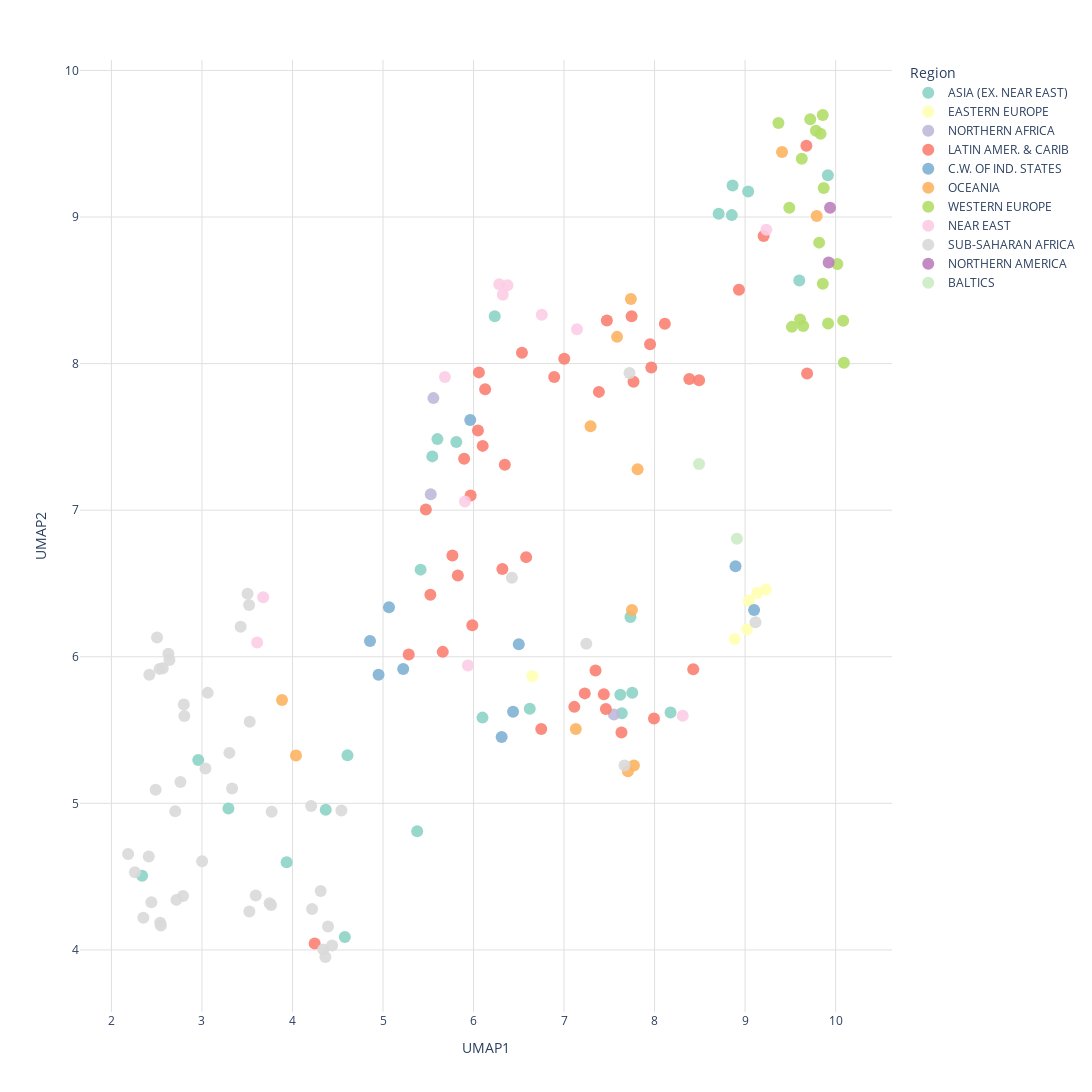

Notebook source saved alongside this figure:
### Code cell
import plotly.express as px


fig = px.scatter(umap_df,x="UMAP1",y="UMAP2",color="region",hover_name="country",color_discrete_sequence=px.colors.qualitative.Set3,width=1500,height=1200)

fig.update_traces(marker=dict(size=12, opacity=0.9))

fig.update_layout(plot_bgcolor="white",paper_bgcolor="white",xaxis=dict(showgrid=True, gridcolor="#e0e0e0"),yaxis=dict(showgrid=True, gridcolor="#e0e0e0"),legend_title_text="Region")

fig.show()

### Figure 1 — Plotly figure (JSON) as saved in the notebook; plotly's stock layout.template omitted (floating-point values rounded to 4 significant figures)
{"data": [{"hovertemplate": "<b>%{hovertext}</b><br><br>region=ASIA (EX. NEAR EAST)<br>UMAP1=%{x}<br>UMAP2=%{y}<extra></extra>", "hovertext": ["Afghanistan", "Bangladesh", "Bhutan", "Brunei", "Burma", "Cambodia", "China", "Hong Kong", "India", "Indonesia", "Iran", "Japan", "Korea. North", "Korea. South", "Laos", "Macau", "Malaysia", "Maldives", "Mongolia", "Pakistan", "Philippines", "Singapore", "Sri Lanka", "Taiwan", "Thailand", "Vietnam"], "legendgroup": "ASIA (EX. NEAR EAST)", "marker": {"color": "rgb(141,211,199)", "opacity": 0.9, "size": 12, "symbol": "circle"}, "mode": "markers", "name": "ASIA (EX. NEAR EAST)", "orientation": "v", "showlegend": true, "type": "scatter", "x": [2.339, 4.578, 2.959, 6.234, 4.608, 4.367, 5.81, 8.853, 5.378, 5.545, 5.601, 9.914, 6.099, 9.034, 3.292, 8.708, 7.638, 7.733, 5.415, 3.935, 7.753, 8.862, 7.622, 9.599, 8.177, 6.621], "xaxis": "x", "y": [4.506, 4.088, 5.295, 8.323, 5.327, 4.956, 7.465, 9.013, 4.809, 7.367, 7.485, 9.285, 5.585, 9.174, 4.965, 9.022, 5.614, 6.272, 6.594, 4.598, 5.754, 9.216, 5.74, 8.566, 5.62, 5.646], "yaxis": "y"}, {"hovertemplate": "<b>%{hovertext}</b><br><br>region=EASTERN EUROPE<br>UMAP1=%{x}<br>UMAP2=%{y}<extra></extra>", "hovertext": ["Albania", "Bulgaria", "Czech Republic", "Hungary", "Poland", "Romania"], "legendgroup": "EASTERN EUROPE", "marker": {"color": "rgb(255,255,179)", "opacity": 0.9, "size": 12, "symbol": "circle"}, "mode": "markers", "name": "EASTERN EUROPE", "orientation": "v", "showlegend": true, "type": "scatter", "x": [6.649, 9.04, 9.133, 9.229, 9.023, 8.885], "xaxis": "x", "y": [5.867, 6.382, 6.435, 6.458, 6.185, 6.122], "yaxis": "y"}, {"hovertemplate": "<b>%{hovertext}</b><br><br>region=NORTHERN AFRICA<br>UMAP1=%{x}<br>UMAP2=%{y}<extra></extra>", "hovertext": ["Algeria", "Egypt", "Tunisia"], "legendgroup": "NORTHERN AFRICA", "marker": {"color": "rgb(190,186,218)", "opacity": 0.9, "size": 12, "symbol": "circle"}, "mode": "markers", "name": "NORTHERN AFRICA", "orientation": "v", "showlegend": true, "type": "scatter", "x": [5.557, 5.527, 7.551], "xaxis": "x", "y": [7.764, 7.108, 5.606], "yaxis": "y"}, {"hovertemplate": "<b>%{hovertext}</b><br><br>region=LATIN AMER. & CARIB<br>UMAP1=%{x}<br>UMAP2=%{y}<extra></extra>", "hovertext": ["Anguilla", "Antigua & Barbuda", "Argentina", "Aruba", "Bahamas. The", "Barbados", "Belize", "Bolivia", "Brazil", "British Virgin Is.", "Cayman Islands", "Chile", "Colombia", "Costa Rica", "Cuba", "Dominica", "Dominican Republic", "Ecuador", "El Salvador", "French Guiana", "Grenada", "Guadeloupe", "Guatemala", "Guyana", "Haiti", "Honduras", "Jamaica", "Martinique", "Mexico", "Netherlands Antilles", "Nicaragua", "Panama", "Paraguay", "Peru", "Puerto Rico", "Saint Kitts & Nevis", "Saint Lucia", "Saint Vincent and the Grenadines", "Suriname", "Trinidad & Tobago", "Uruguay", "Venezuela"], "legendgroup": "LATIN AMER. & CARIB", "marker": {"color": "rgb(251,128,114)", "opacity": 0.9, "size": 12, "symbol": "circle"}, "mode": "markers", "name": "LATIN AMER. & CARIB", "orientation": "v", "showlegend": true, "type": "scatter", "x": [7.747, 8.384, 6.128, 9.677, 7.95, 9.685, 5.767, 5.473, 6.049, 8.932, 9.205, 6.06, 5.897, 7.002, 8.427, 7.114, 7.634, 6.581, 7.994, 7.473, 7.348, 7.767, 5.66, 5.284, 4.245, 5.827, 7.229, 8.114, 6.346, 7.964, 5.987, 7.385, 5.523, 5.968, 6.535, 8.492, 7.439, 7.462, 6.319, 6.748, 6.891, 6.101], "xaxis": "x", "y": [8.322, 7.895, 7.824, 9.486, 8.132, 7.932, 6.69, 7.004, 7.543, 8.504, 8.87, 7.94, 7.35, 8.033, 5.915, 5.658, 5.483, 6.68, 5.58, 8.294, 5.906, 7.875, 6.033, 6.015, 4.043, 6.554, 5.75, 8.271, 7.31, 7.973, 6.215, 7.807, 6.424, 7.1, 8.074, 7.886, 5.744, 5.644, 6.599, 5.506, 7.909, 7.439], "yaxis": "y"}, {"hovertemplate": "<b>%{hovertext}</b><br><br>region=C.W. OF IND. STATES<br>UMAP1=%{x}<br>UMAP2=%{y}<extra></extra>", "hovertext": ["Armenia", "Azerbaijan", "Belarus", "Georgia", "Kazakhstan", "Kyrgyzstan", "Tajikistan", "Turkmenistan", "Ukraine", "Uzbekistan"], "legendgroup": "C.W. OF IND. STATES", "marker": {"color": "rgb(128,177,211)", "opacity": 0.9, "size": 12, "symbol": "circle"}, "mode": "markers", "name": "C.W. OF IND. STATES", "orientation": "v", "showlegend": true, "type": "scatter", "x": [6.437, 6.311, 8.894, 6.5, 5.964, 5.223, 4.856, 5.066, 9.099, 4.951], "xaxis": "x", "y": [5.624, 5.453, 6.617, 6.085, 7.614, 5.917, 6.108, 6.338, 6.319, 5.878], "yaxis": "y"}, {"hovertemplate": "<b>%{hovertext}</b><br><br>region=OCEANIA<br>UMAP1=%{x}<br>UMAP2=%{y}<extra></extra>", "hovertext": ["Australia", "Fiji", "French Polynesia", "Marshall Islands", "Micronesia. Fed. St.", "New Caledonia", "New Zealand", "Palau", "Papua New Guinea", "Samoa", "Tonga", "Vanuatu"], "legendgroup": "OCEANIA", "marker": {"color": "rgb(253,180,98)", "opacity": 0.9, "size": 12, "symbol": "circle"}, "mode": "markers", "name": "OCEANIA", "orientation": "v", "showlegend": true, "type": "scatter", "x": [9.791, 7.293, 7.738, 7.706, 7.75, 7.586, 9.408, 7.813, 3.885, 7.13, 7.772, 4.039], "xaxis": "x", "y": [9.007, 7.572, 8.441, 5.218, 6.319, 8.182, 9.444, 7.278, 5.705, 5.507, 5.258, 5.327], "yaxis": "y"}, {"hovertemplate": "<b>%{hovertext}</b><br><br>region=WESTERN EUROPE<br>UMAP1=%{x}<br>UMAP2=%{y}<extra></extra>", "hovertext": ["Austria", "Belgium", "Denmark", "Finland", "France", "Germany", "Greece", "Iceland", "Ireland", "Liechtenstein", "Netherlands", "Norway", "Portugal", "Spain", "Sweden", "Switzerland", "United Kingdom"], "legendgroup": "WESTERN EUROPE", "marker": {"color": "rgb(179,222,105)", "opacity": 0.9, "size": 12, "symbol": "circle"}, "mode": "markers", "name": "WESTERN EUROPE", "orientation": "v", "showlegend": true, "type": "scatter", "x": [9.868, 9.818, 10.09, 9.782, 9.917, 10.08, 9.607, 9.626, 9.368, 9.489, 9.858, 9.858, 9.517, 9.642, 9.834, 9.72, 10.02], "xaxis": "x", "y": [9.198, 8.825, 8.006, 9.588, 8.273, 8.292, 8.301, 9.397, 9.641, 9.062, 8.544, 9.695, 8.25, 8.256, 9.567, 9.667, 8.679], "yaxis": "y"}, {"hovertemplate": "<b>%{hovertext}</b><br><br>region=NEAR EAST<br>UMAP1=%{x}<br>UMAP2=%{y}<extra></extra>", "hovertext": ["Bahrain", "Iraq", "Israel", "Jordan", "Kuwait", "Oman", "Qatar", "Saudi Arabia", "Syria", "Turkey", "United Arab Emirates", "Yemen"], "legendgroup": "NEAR EAST", "marker": {"color": "rgb(252,205,229)", "opacity": 0.9, "size": 12, "symbol": "circle"}, "mode": "markers", "name": "NEAR EAST", "orientation": "v", "showlegend": true, "type": "scatter", "x": [6.754, 3.676, 9.235, 7.143, 6.375, 5.905, 6.284, 5.684, 5.939, 8.311, 6.324, 3.61], "xaxis": "x", "y": [8.333, 6.406, 8.913, 8.234, 8.535, 7.059, 8.541, 7.908, 5.94, 5.597, 8.469, 6.098], "yaxis": "y"}, {"hovertemplate": "<b>%{hovertext}</b><br><br>region=SUB-SAHARAN AFRICA<br>UMAP1=%{x}<br>UMAP2=%{y}<extra></extra>", "hovertext": ["Benin", "Botswana", "Burkina Faso", "Burundi", "Cameroon", "Cape Verde", "Central African Rep.", "Chad", "Comoros", "Congo. Dem. Rep.", "Congo. Repub. of the", "Cote d'Ivoire", "Djibouti", "Equatorial Guinea", "Eritrea", "Ethiopia", "Gabon", "Gambia. The", "Ghana", "Guinea", "Guinea-Bissau", "Kenya", "Lesotho", "Liberia", "Madagascar", "Malawi", "Mali", "Mauritania", "Mauritius", "Mozambique", "Namibia", "Niger", "Nigeria", "Reunion", "Rwanda", "Sao Tome & Principe", "Senegal", "Seychelles", "Sierra Leone", "Somalia", "South Africa", "Sudan", "Swaziland", "Togo", "Uganda", "Zambia", "Zimbabwe"], "legendgroup": "SUB-SAHARAN AFRICA", "marker": {"color": "rgb(217,217,217)", "opacity": 0.9, "size": 12, "symbol": "circle"}, "mode": "markers", "name": "SUB-SAHARAN AFRICA", "orientation": "v", "showlegend": true, "type": "scatter", "x": [3.594, 2.504, 3.002, 4.341, 4.207, 6.424, 2.539, 2.705, 4.363, 2.791, 3.427, 3.764, 2.806, 3.504, 3.528, 2.718, 3.521, 3.747, 4.541, 2.762, 2.546, 3.063, 2.566, 2.441, 3.303, 3.523, 2.26, 3.038, 9.115, 2.489, 2.629, 2.412, 4.311, 7.723, 4.393, 7.668, 3.77, 7.246, 2.184, 2.353, 2.419, 3.333, 2.532, 4.437, 4.216, 2.8, 2.641], "xaxis": "x", "y": [4.371, 6.132, 4.604, 4.003, 4.981, 6.54, 4.186, 4.946, 3.952, 4.368, 6.204, 4.306, 5.596, 6.43, 5.556, 4.341, 6.353, 4.318, 4.951, 5.146, 4.166, 5.754, 5.921, 4.326, 5.344, 4.262, 4.529, 5.237, 6.235, 5.093, 6.021, 4.637, 4.401, 7.935, 4.16, 5.257, 4.943, 6.089, 4.654, 4.22, 5.877, 5.102, 5.917, 4.03, 4.279, 5.674, 5.979], "yaxis": "y"}, {"hovertemplate": "<b>%{hovertext}</b><br><br>region=NORTHERN AMERICA<br>UMAP1=%{x}<br>UMAP2=%{y}<extra></extra>", "hovertext": ["Bermuda", "United States"], "legendgroup": "NORTHERN AMERICA", "marker": {"color": "rgb(188,128,189)", "opacity": 0.9, "size": 12, "symbol": "circle"}, "mode": "markers", "name": "NORTHERN AMERICA", "orientation": "v", "showlegend": true, "type": "scatter", "x": [9.923, 9.939], "xaxis": "x", "y": [8.69, 9.063], "yaxis": "y"}, {"hovertemplate": "<b>%{hovertext}</b><br><br>region=BALTICS<br>UMAP1=%{x}<br>UMAP2=%{y}<extra></extra>", "hovertext": ["Estonia", "Latvia"], "legendgroup": "BALTICS", "marker": {"color": "rgb(204,235,197)", "opacity": 0.9, "size": 12, "symbol": "circle"}, "mode": "markers", "name": "BALTICS", "orientation": "v", "showlegend": true, "type": "scatter", "x": [8.492, 8.91], "xaxis": "x", "y": [7.315, 6.806], "yaxis": "y"}], "layout": {"height": 1200, "legend": {"title": {"text": "Region"}, "tracegroupgap": 0}, "margin": {"t": 60}, "paper_bgcolor": "white", "plot_bgcolor": "white", "width": 1500, "xaxis": {"anchor": "y", "domain": [0, 1], "gridcolor": "#e0e0e0", "showgrid": true, "title": {"text": "UMAP1"}}, "yaxis": {"anchor": "x", "domain": [0, 1], "gridcolor": "#e0e0e0", "showgrid": true, "title": {"text": "UMAP2"}}}}
